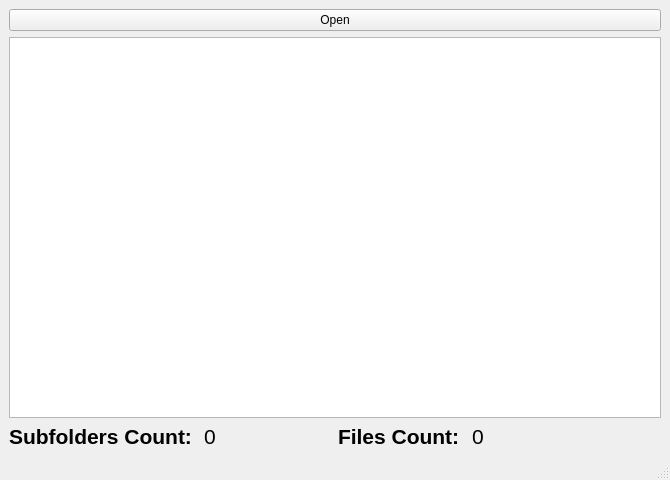
<?xml version="1.0" encoding="UTF-8"?>
<ui version="4.0">
 <class>MainWindow</class>
 <widget class="QMainWindow" name="MainWindow">
  <property name="geometry">
   <rect>
    <x>0</x>
    <y>0</y>
    <width>670</width>
    <height>480</height>
   </rect>
  </property>
  <property name="sizePolicy">
   <sizepolicy hsizetype="MinimumExpanding" vsizetype="MinimumExpanding">
    <horstretch>0</horstretch>
    <verstretch>0</verstretch>
   </sizepolicy>
  </property>
  <property name="minimumSize">
   <size>
    <width>600</width>
    <height>400</height>
   </size>
  </property>
  <property name="windowTitle">
   <string>Task 5</string>
  </property>
  <widget class="QWidget" name="centralwidget">
   <layout class="QVBoxLayout" name="verticalLayout">
    <item>
     <widget class="QPushButton" name="pushButton">
      <property name="text">
       <string>Open</string>
      </property>
     </widget>
    </item>
    <item>
     <widget class="QTreeView" name="treeView">
      <property name="font">
       <font>
        <pointsize>16</pointsize>
       </font>
      </property>
      <property name="editTriggers">
       <set>QAbstractItemView::NoEditTriggers</set>
      </property>
      <property name="alternatingRowColors">
       <bool>true</bool>
      </property>
     </widget>
    </item>
    <item>
     <layout class="QHBoxLayout" name="horizontalLayout_3">
      <item>
       <layout class="QHBoxLayout" name="horizontalLayout">
        <item>
         <widget class="QLabel" name="label_2">
          <property name="sizePolicy">
           <sizepolicy hsizetype="Fixed" vsizetype="Preferred">
            <horstretch>0</horstretch>
            <verstretch>0</verstretch>
           </sizepolicy>
          </property>
          <property name="font">
           <font>
            <pointsize>16</pointsize>
            <bold>true</bold>
           </font>
          </property>
          <property name="text">
           <string>Subfolders Count: </string>
          </property>
         </widget>
        </item>
        <item>
         <widget class="QLabel" name="label_folders">
          <property name="font">
           <font>
            <pointsize>16</pointsize>
            <bold>false</bold>
           </font>
          </property>
          <property name="text">
           <string>0</string>
          </property>
         </widget>
        </item>
       </layout>
      </item>
      <item>
       <layout class="QHBoxLayout" name="horizontalLayout_2">
        <item>
         <widget class="QLabel" name="label_3">
          <property name="sizePolicy">
           <sizepolicy hsizetype="Fixed" vsizetype="Preferred">
            <horstretch>0</horstretch>
            <verstretch>0</verstretch>
           </sizepolicy>
          </property>
          <property name="font">
           <font>
            <pointsize>16</pointsize>
            <bold>true</bold>
           </font>
          </property>
          <property name="text">
           <string>Files Count: </string>
          </property>
         </widget>
        </item>
        <item>
         <widget class="QLabel" name="label_files">
          <property name="font">
           <font>
            <pointsize>16</pointsize>
            <bold>false</bold>
           </font>
          </property>
          <property name="text">
           <string>0</string>
          </property>
         </widget>
        </item>
       </layout>
      </item>
     </layout>
    </item>
   </layout>
  </widget>
  <widget class="QMenuBar" name="menubar">
   <property name="geometry">
    <rect>
     <x>0</x>
     <y>0</y>
     <width>670</width>
     <height>22</height>
    </rect>
   </property>
  </widget>
  <widget class="QStatusBar" name="statusbar"/>
 </widget>
 <resources/>
 <connections/>
</ui>
